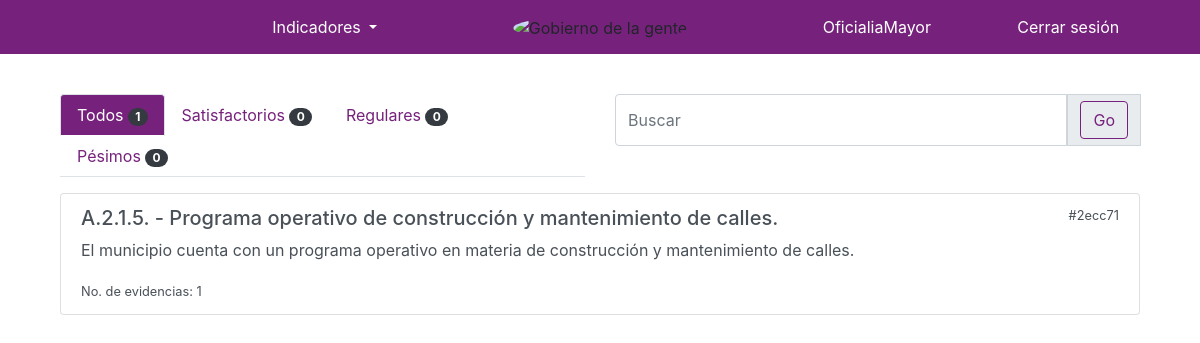
Before: /indicadores/ (signed in) with the older database file.
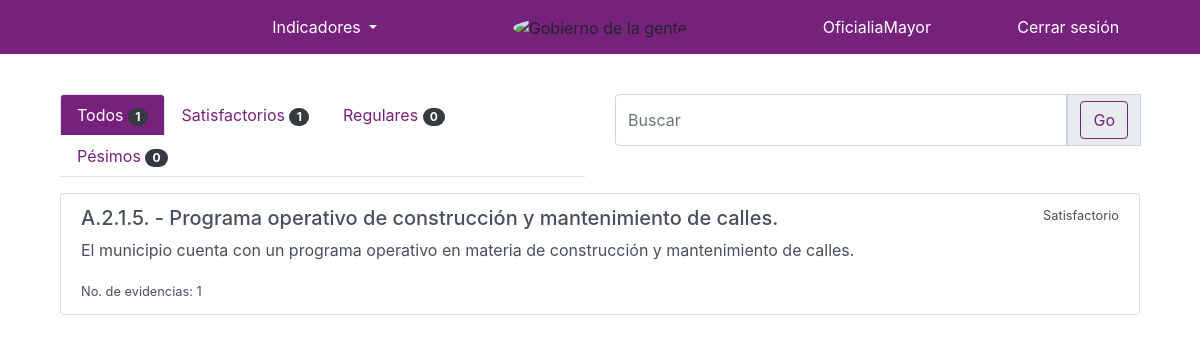
After: the same page with the newer database file.
### indicadores/models.py (models this page shows)
class Indicador(models.Model):
    indicador = models.CharField(max_length=10)
    nombre = models.TextField()
    descripcion = models.TextField(blank=True, null=True)
    nivel = models.CharField(max_length=15, choices=choices_nivel, blank=True, null=True)
    dimension = models.CharField(max_length=144, blank=True, null=True)
    criterios_evaluacion = models.TextField(blank=True, null=True)
    area = models.ForeignKey(User, related_name='indicadores', on_delete=models.CASCADE)
    status = models.CharField(max_length=15, choices=choices_status)
    created = models.DateTimeField(auto_now_add=True)
    updated = models.DateTimeField(auto_now=True)
    def __str__(self):
        return self.indicador + ' - ' + self.nombre

### indicadores/views.py (the view)
# urls.py: path('', indicadoresListView.as_view(), name="list"),
class indicadoresListView(views.View):
    def get(self, request):
        print("LLEGO A TODOS")
        template_name="indicadores/indicador_list.html"
        q = request.GET.get('q')
        print(q)
        indicadores = Indicador.objects.filter(area=request.user)
        if q:
            indicadores = Indicador.objects.filter(Q(area=request.user),
                                                    Q(nombre__icontains=q)|
                                                    Q(indicador__icontains=q)|
                                                     Q(descripcion__icontains=q)).distinct()
        total = len(Indicador.objects.filter(area=request.user))
        verde = len(Indicador.objects.filter(area=request.user, status="Satisfactorio"))
        amarillo = len(Indicador.objects.filter(area=request.user, status="Regular"))
        rojo = len(Indicador.objects.filter(area=request.user, status="Pésimo"))
        context = {'indicadores':indicadores,
                   'tab': 'all',
                   'total': total,
                   'verde': verde,
                   'amarillo': amarillo,
                   'rojo': rojo
                   }
        return render(request, template_name, context)

### indicadores/templates/indicadores/indicador_list.html (shortened to what this page needs)
{% extends 'base.html' %}
{% load static %}
{% block content %}
    <div class="container">
        <div class="row">
            <div class="col-md-6">
                <ul class="nav nav-tabs d-flex justify-content-start margin-bottom-small">
              <li class="nav-item">
                <a class="nav-link {% if tab == "all" %} active {% endif %}" href="{% url 'indicadores:list' %}">Todos
                <span class="badge badge-pill badge-dark">{{ total }}</span></a>
              </li>
              <li class="nav-item">
                <a class="nav-link {% if tab == "green" %} active {% endif %}" href="{% url 'indicadores:satisfactorio' %}">Satisfactorios
                <span class="badge badge-pill badge-dark">{{ verde }}</span></a>
              </li>
              <li class="nav-item">
                <a class="nav-link {% if tab == "yellow" %} active {% endif %}" href="{% url 'indicadores:regular' %}">Regulares
                <span class="badge badge-pill badge-dark">{{ amarillo }}</span></a>
              </li>
              <li class="nav-item">
                <a class="nav-link {% if tab == "red" %} active {% endif %}" href="{% url 'indicadores:pesimo' %}">Pésimos
                <span class="badge badge-pill badge-dark">{{ rojo }}</span></a>
              </li>
            </ul>
            </div>
            <div class="col-md-6">
                    {% if tab == "all" %}
                        <form action="{% url 'indicadores:list' %}"
                    {% elif tab == "green" %}
                        <form action="{% url 'indicadores:satisfactorio' %}"
                    {% elif tab == "yellow" %}
                        <form action="{% url 'indicadores:regular' %}"
                    {% else %}
                        <form action="{% url 'indicadores:pesimo' %}"
                    {% endif %}
                    method="get" class="d-flex flex-row">
                        <div class="input-group mb-3">
                            <input type="text" class="form-control" placeholder="Buscar" name="q" value="{{ request.GET.q }}" aria-label="Nombre de Usuario" aria-describedby="basic-addon1" >
                            <div class="input-group-prepend">
                                <span class="input-group-text" id="basic-addon1">
                                   <input class="btn btn-outline-primary " type="submit" name="submit" value="Go">
                                </span>
                            </div>
                        </div>
                </form>
            </div>
        </div>
        <div class="row">
            <div class="col-md-12">
                <div class="list-group">
                    {% for indicador in indicadores %}
                        <a href="#" class="list-group-item margin-bottom-small list-group-item-action flex-column aligm-items-start
                          {% if indicador.status == 'Satisfactorio' %}
                          green-hover
                          {% elif indicador.status == 'Regular' %}
                           yellow-hover
                            {% else %}
                            red-hover
                            {% endif %}">
                            <div class="d-flex justify-content-between">
                                <h5>{{ indicador }}</h5>
                                <small>{{ indicador.status }}</small>
                            </div>
                            <p>{{ indicador.descripcion }}</p>
                            <small> No. de evidencias: {{ indicador.evidencias.count }}</small>
                        </a>
                    {% endfor %}
                </div>
            </div>
        </div>
    </div>
{% endblock %}

Changed rows visible on the page:
changed Indicador "A.2.1.5. - Programa operativo de construcción y mantenimiento de calles.": status "#2ecc71" → "Satisfactorio"
Other visible differences:
{{ verde }}: "0" → "1"
